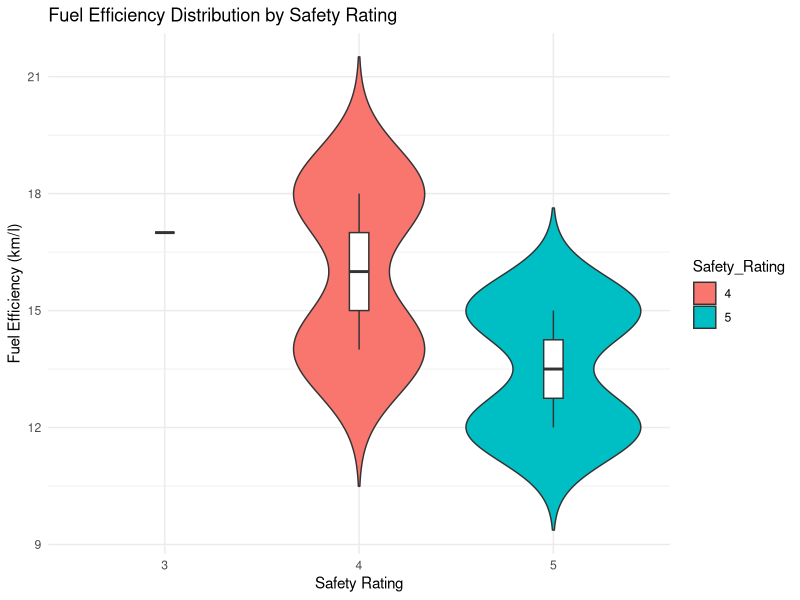
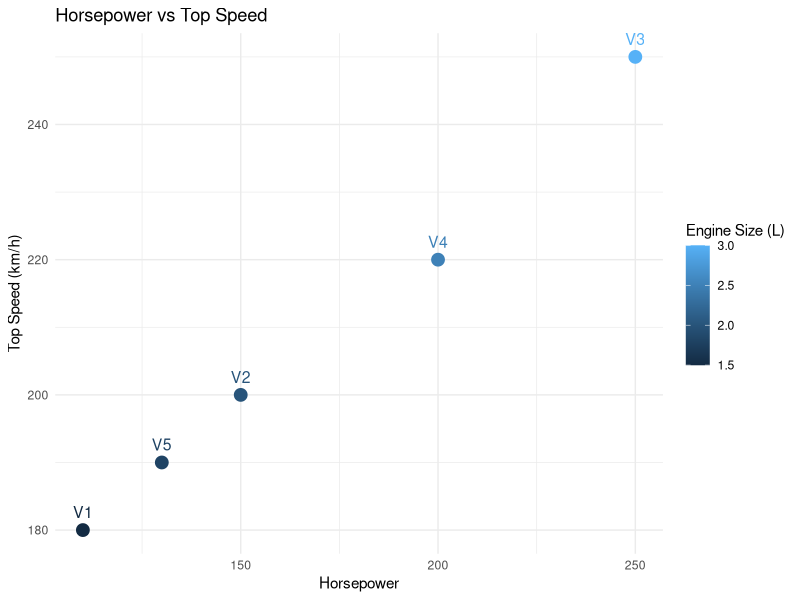
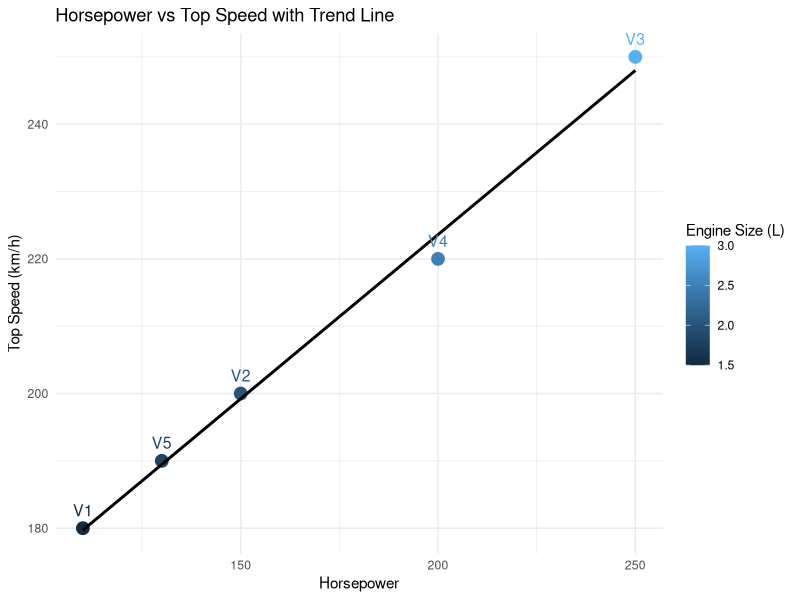

The R source for these figures, in order: (Note: this script raises an error after producing the figures.)
# ============================================================
# SET 17 – VEHICLE PERFORMANCE ANALYSIS
# ============================================================

# -----------------------------
# 1. CREATE THE DATASET
# -----------------------------

vehicle <- data.frame(
  Vehicle_ID = c("V1", "V2", "V3", "V4", "V5"),
  Engine_Size = c(1.5, 2.0, 3.0, 2.5, 1.8),
  Horsepower = c(110, 150, 250, 200, 130),
  Fuel_Efficiency = c(18, 15, 12, 14, 17),
  Top_Speed = c(180, 200, 250, 220, 190),
  Safety_Rating = c(4, 5, 5, 4, 3)
)

# Display dataset
print(vehicle)


# ============================================================
# LOAD REQUIRED PACKAGES
# ============================================================

# Install packages if required:
# install.packages("ggplot2")
# install.packages("reshape2")

library(ggplot2)
library(reshape2)


# ============================================================
# QUESTION 1
# VIOLIN PLOT
# Fuel Efficiency vs Safety Rating
# ============================================================

# Convert Safety Rating into categorical variable
vehicle$Safety_Rating <- as.factor(vehicle$Safety_Rating)

ggplot(vehicle,
       aes(x = Safety_Rating,
           y = Fuel_Efficiency,
           fill = Safety_Rating)) +
  
  geom_violin(trim = FALSE) +
  
  geom_boxplot(
    width = 0.1,
    fill = "white"
  ) +
  
  labs(
    title = "Fuel Efficiency Distribution by Safety Rating",
    x = "Safety Rating",
    y = "Fuel Efficiency (km/l)"
  ) +
  
  theme_minimal()


# ============================================================
# QUESTION 2
# SCATTER PLOT
# Horsepower vs Top Speed
# Color based on Engine Size
# ============================================================

ggplot(vehicle,
       aes(
         x = Horsepower,
         y = Top_Speed,
         color = Engine_Size
       )) +
  
  geom_point(size = 4) +
  
  geom_text(
    aes(label = Vehicle_ID),
    vjust = -1,
    size = 4
  ) +
  
  labs(
    title = "Horsepower vs Top Speed",
    x = "Horsepower",
    y = "Top Speed (km/h)",
    color = "Engine Size (L)"
  ) +
  
  theme_minimal()


# ============================================================
# SCATTER PLOT WITH TREND LINE
# ============================================================

ggplot(vehicle,
       aes(
         x = Horsepower,
         y = Top_Speed,
         color = Engine_Size
       )) +
  
  geom_point(size = 4) +
  
  geom_smooth(
    method = "lm",
    se = FALSE,
    color = "black"
  ) +
  
  geom_text(
    aes(label = Vehicle_ID),
    vjust = -1,
    size = 4
  ) +
  
  labs(
    title = "Horsepower vs Top Speed with Trend Line",
    x = "Horsepower",
    y = "Top Speed (km/h)",
    color = "Engine Size (L)"
  ) +
  
  theme_minimal()


# ============================================================
# CORRELATION BETWEEN HORSEPOWER AND TOP SPEED
# ============================================================

horsepower_speed_correlation <-
  cor(
    vehicle$Horsepower,
    vehicle$Top_Speed
  )

print(horsepower_speed_correlation)


# ============================================================
# QUESTION 3
# CORRELATION MATRIX
# ============================================================

# Select all numerical variables
numeric_data <- vehicle[, c(
  "Engine_Size",
  "Horsepower",
  "Fuel_Efficiency",
  "Top_Speed",
  "Safety_Rating"
)]

# Create correlation matrix
cor_matrix <- cor(numeric_data)

# Display correlation matrix
print(cor_matrix)


# ============================================================
# CORRELATION HEATMAP
# ============================================================

# Convert correlation matrix into long format
cor_data <- melt(cor_matrix)

ggplot(
  cor_data,
  aes(
    x = Var1,
    y = Var2,
    fill = value
  )
) +
  
  geom_tile() +
  
  geom_text(
    aes(label = round(value, 2)),
    color = "black",
    size = 4
  ) +
  
  scale_fill_gradient2(
    low = "blue",
    mid = "white",
    high = "red",
    midpoint = 0,
    limits = c(-1, 1)
  ) +
  
  labs(
    title = "Correlation Heatmap of Vehicle Performance",
    x = "",
    y = "",
    fill = "Correlation"
  ) +
  
  theme_minimal() +
  
  theme(
    axis.text.x = element_text(
      angle = 45,
      hjust = 1
    )
  )


# ============================================================
# FIND VARIABLES MOST ASSOCIATED WITH TOP SPEED
# ============================================================

top_speed_correlation <-
  cor_matrix[, "Top_Speed"]

print(top_speed_correlation)


# Sort correlations by absolute strength
sorted_correlation <-
  sort(
    abs(top_speed_correlation),
    decreasing = TRUE
  )

print(sorted_correlation)
